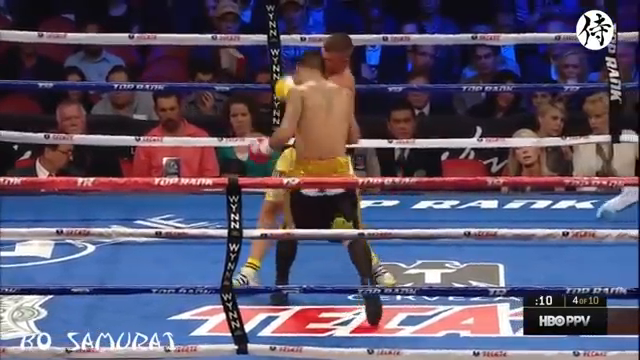
#> input picture frame 27 of OpenCV/res/2_003_013.mp4, 640 x 360 px
$ python 104-SplitTheFourAreasOfTheVideo.py
#> lines starting #> are read from the running program, lines starting #| are printed output that depends on the picture
import cv2
import numpy as np

cameraCapture = cv2.VideoCapture('./res/2_003_013.mp4')
width = int(cameraCapture.get(cv2.CAP_PROP_FRAME_WIDTH))
height = int(cameraCapture.get(cv2.CAP_PROP_FRAME_HEIGHT))
fps = cameraCapture.get(cv2.CAP_PROP_FPS)

videoWriterLeftUp = cv2.VideoWriter('./out/LeftUp.mp4', cv2.VideoWriter_fourcc('m', 'p', '4', 'v'), fps, (width//2, height//2))
videoWriterLeftDown = cv2.VideoWriter('./out/LeftDown.mp4', cv2.VideoWriter_fourcc('m', 'p', '4', 'v'), fps, (width//2, height//2))
videoWriterRightUp = cv2.VideoWriter('./out/RightUp.mp4', cv2.VideoWriter_fourcc('m', 'p', '4', 'v'), fps, (width//2, height//2))
videoWriterRightDown = cv2.VideoWriter('./out/RightDown.mp4', cv2.VideoWriter_fourcc('m', 'p', '4', 'v'), fps, (width//2, height//2))

success, frame = cameraCapture.read()
#> frame is the input picture: shape (360, 640, 3); mean B, G, R 107.1, 83.9, 90.5
while success:
    frameLeftUp = frame[0:height//2, 0:width//2, :]
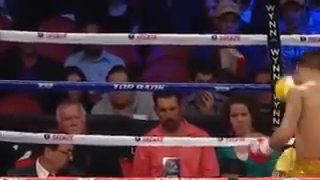
#> frameLeftUp: shape (180, 320, 3); mean B, G, R 63.1, 54.2, 76.5
    videoWriterLeftUp.write(frameLeftUp)

    frameLeftDown = frame[height//2:height, 0:width//2, :]
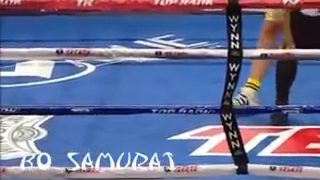
#> frameLeftDown: shape (180, 320, 3); mean B, G, R 147.8, 112, 105.4
    videoWriterLeftDown.write(frameLeftDown)

    frameRightUp = frame[0:height//2, width//2:width, :]
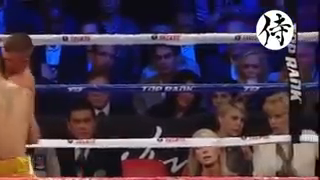
#> frameRightUp: shape (180, 320, 3); mean B, G, R 75, 57.6, 72.6
    videoWriterRightUp.write(frameRightUp)

    frameRightDown = frame[height//2:height, width//2:width, :]
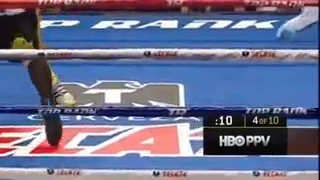
#> frameRightDown: shape (180, 320, 3); mean B, G, R 142.6, 111.8, 107.4
    videoWriterRightDown.write(frameRightDown)

    success, frame = cameraCapture.read()
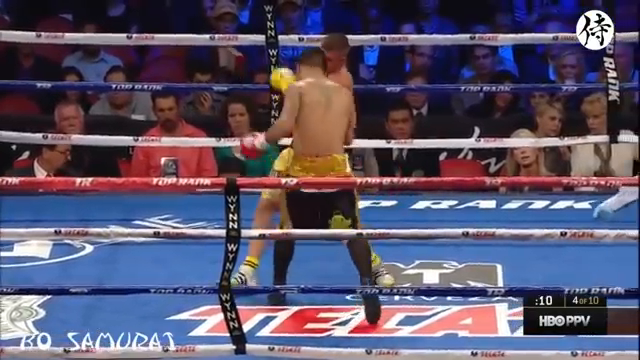
#> input picture frame 28 of OpenCV/res/2_003_013.mp4, 640 x 360 px
#> frame is the input picture: shape (360, 640, 3); mean B, G, R 107.2, 84, 90.5

cameraCapture.release()
videoWriterLeftUp.release()
videoWriterLeftDown.release()
videoWriterRightUp.release()
videoWriterRightDown.release()

$ run again, starting later in the video
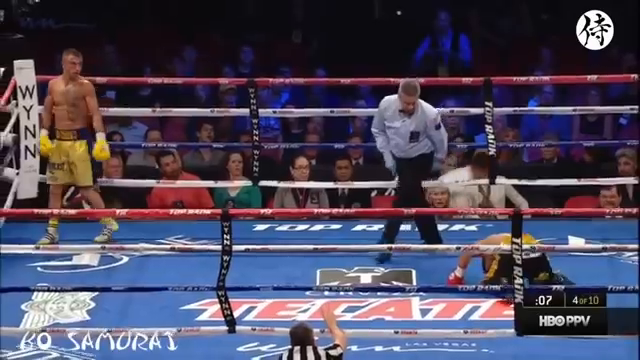
#> input picture frame 123 of OpenCV/res/2_003_013.mp4, 640 x 360 px
#> frame is the input picture: shape (360, 640, 3); mean B, G, R 93.2, 72.1, 76.8
#> `frameRightDown = frame[height//2:height, width//2:width, :]`:
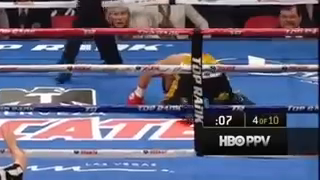
#> frameRightDown: shape (180, 320, 3); mean B, G, R 123.4, 97.6, 97.2
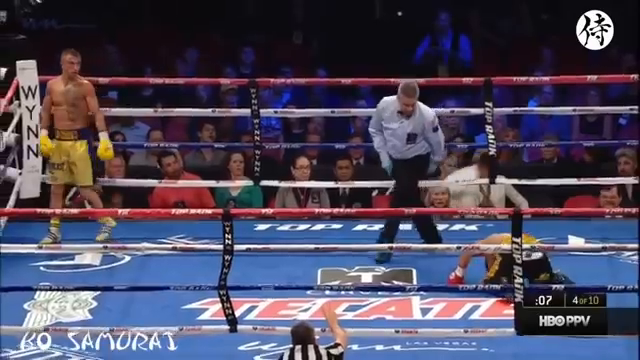
#> input picture frame 124 of OpenCV/res/2_003_013.mp4, 640 x 360 px
#> frame is the input picture: shape (360, 640, 3); mean B, G, R 93.5, 72.3, 76.9

$ run again, starting later in the video
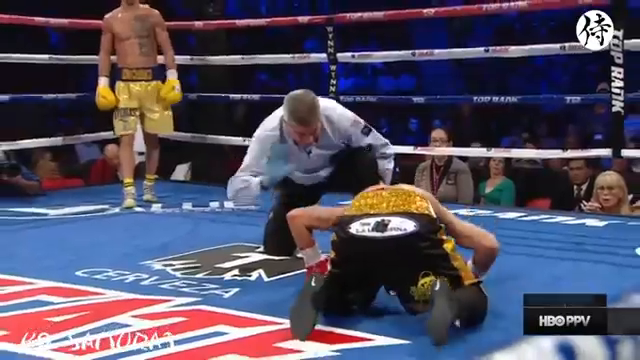
#> input picture frame 219 of OpenCV/res/2_003_013.mp4, 640 x 360 px
#> frame is the input picture: shape (360, 640, 3); mean B, G, R 97.5, 77.8, 82.6
#> `frameRightDown = frame[height//2:height, width//2:width, :]`:
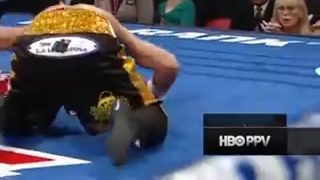
#> frameRightDown: shape (180, 320, 3); mean B, G, R 104.3, 84.9, 76.4
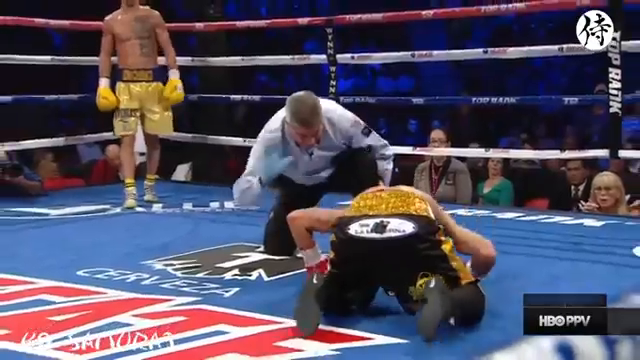
#> input picture frame 220 of OpenCV/res/2_003_013.mp4, 640 x 360 px
#> frame is the input picture: shape (360, 640, 3); mean B, G, R 97.7, 77.6, 82.4
